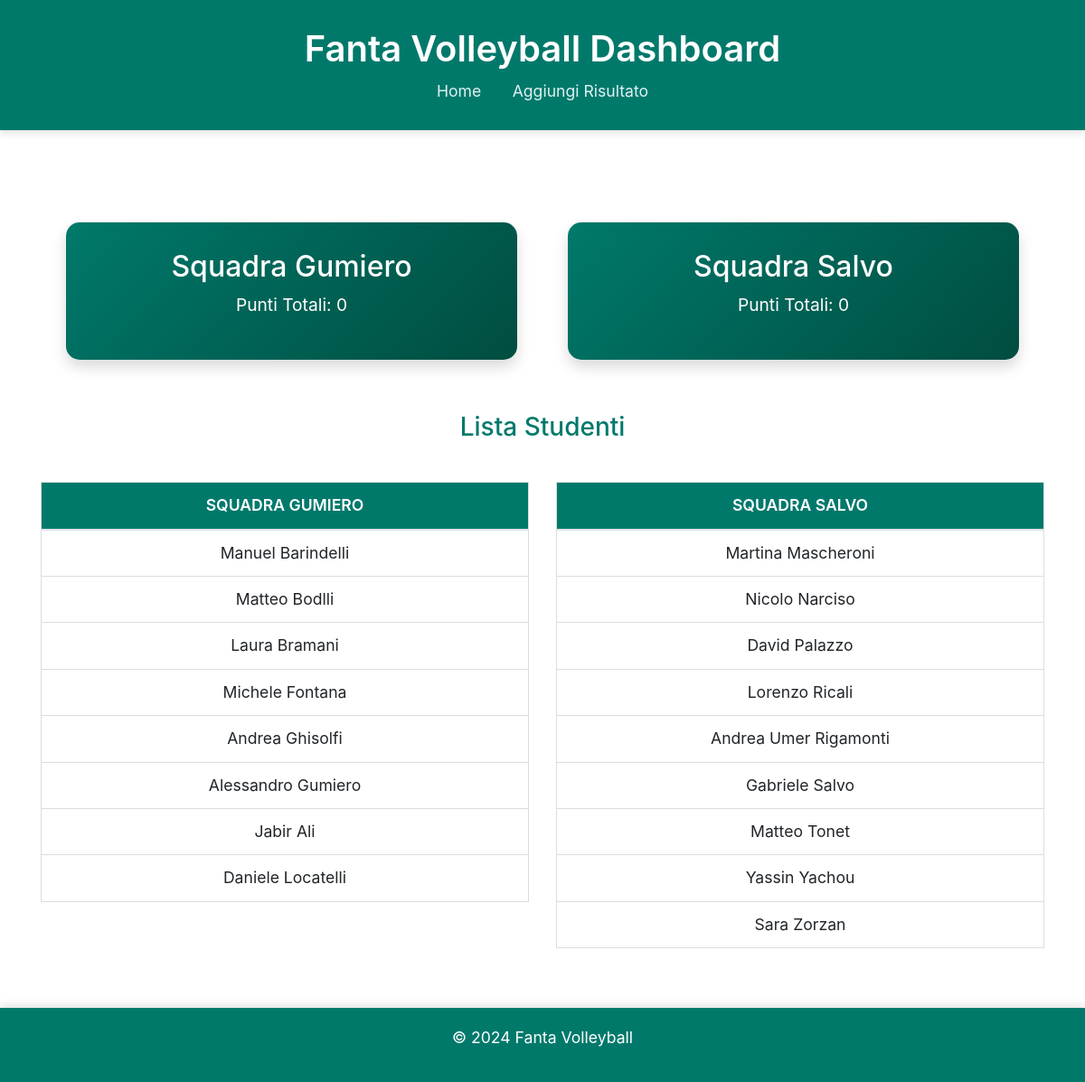
The page / on the database its author committed.
### app.py (models this page shows)
class Squad(db.Model):
    id = db.Column(db.Integer, primary_key=True)
    name = db.Column(db.String(50), nullable=False)
    total_points = db.Column(db.Integer, default=0)

class Student(db.Model):
    id = db.Column(db.Integer, primary_key=True)
    name = db.Column(db.String(100), nullable=False)
    squad_id = db.Column(db.Integer, db.ForeignKey('squad.id'), nullable=False)
    played = db.Column(db.Boolean, default=False)
    total_points = db.Column(db.Integer, default=0)
    squad = db.relationship('Squad', backref='students')

### app.py (the view)
@app.route('/')
def dashboard():
    squads = Squad.query.all()
    students = Student.query.all()
    return render_template('dashboard.html', squads=squads, students=students)

### templates/dashboard.html (shortened to what this page needs)
<!DOCTYPE html>
<html lang="en">
<head>
    <link rel="stylesheet" href="{{ url_for('static', filename='styles.css') }}">
    <link rel="stylesheet" href="https://maxcdn.bootstrapcdn.com/bootstrap/4.5.2/css/bootstrap.min.css">
</head>
<body>
    <header>
        <h1>Fanta Volleyball Dashboard</h1>
        <nav>
            <a href="{{ url_for('dashboard') }}">Home</a>
            <a href="{{ url_for('add_game') }}">Aggiungi Risultato</a>
        </nav>
    </header>
    <main class="container mt-5">
        <div class="d-flex justify-content-around mt-4">
            <div class="squad-info">
                <h2>Squadra Gumiero</h2>
                <p>Punti Totali:
                    {{ squads[0].total_points if squads[0].name == "Squadra Gumiero" else squads[1].total_points }}
                </p>
            </div>
            <div class="squad-info">
                <h2>Squadra Salvo</h2>
                <p>Punti Totali:
                    {{ squads[1].total_points if squads[1].name == "Squadra Salvo" else squads[0].total_points }}
                </p>
            </div>
        </div>
        <h3 class="text-center mt-5 players-section">Lista Studenti</h3>
        <div class="row mt-4">
            <div class="col-md-6">
                <table class="table table-striped">
                    <thead>
                        <tr>
                            <th>Squadra Gumiero</th>
                        </tr>
                    </thead>
                    <tbody>
                        {% for student in students %}
                            {% if student.squad.name == "Squadra Gumiero" %}
                                <tr>
                                    <td>{{ student.name }}</td>
                                </tr>
                            {% endif %}
                        {% endfor %}
                    </tbody>
                </table>
            </div>
            <div class="col-md-6">
                <table class="table table-striped">
                    <thead>
                        <tr>
                            <th>Squadra Salvo</th>
                        </tr>
                    </thead>
                    <tbody>
                        {% for student in students %}
                            {% if student.squad.name == "Squadra Salvo" %}
                                <tr>
                                    <td>{{ student.name }}</td>
                                </tr>
                            {% endif %}
                        {% endfor %}
                    </tbody>
                </table>
            </div>
        </div>
    </main>
    <footer>
        <p>&copy; 2024 Fanta Volleyball</p>
    </footer>
</body>
</html>

### static/styles.css (style rules this page uses)
* { margin: 0; padding: 0; box-sizing: border-box; }
body { font-family: 'Arial', sans-serif; color: #333; background-color: #f1f1f1; display: flex; flex-direction: column; min-height: 100vh; margin: 0; }
header { background-color: #00796b; color: #fff; padding: 30px; text-align: center; box-shadow: 0 4px 8px rgba(0, 0, 0, 0.1); }
header h1 { font-size: 2.5em; font-weight: 600; margin-bottom: 10px; }
header nav a { color: #e0f2f1; text-decoration: none; margin: 0 15px; font-size: 1.1em; }
main { padding: 20px; flex: 1; }
h3 { margin-top: 20px; color: #00796b; }
.squad-info { display: inline-block; padding: 30px; border-radius: 15px; margin: 10px; background: linear-gradient(135deg, #00796b, #004d40); box-shadow: 0 8px 16px rgba(0, 0, 0, 0.15); width: 45%; color: white; text-align: center; transition: transform 0.3s ease; }
.squad-info p { font-size: 1.2em; }
table { width: 100%; border-collapse: collapse; margin-top: 20px; }
table th, table td { border: 1px solid #ddd; padding: 15px; text-align: center; font-size: 1.1em; transition: background-color 0.3s ease, transform 0.2s ease; }
table th { background-color: #00796b; color: #fff; font-weight: 600; text-transform: uppercase; }
table tbody tr:nth-child(even) { background-color: #f9f9f9; }
table td { background-color: #fff; }
footer { background-color: #00796b; color: #fff; text-align: center; padding: 20px; font-size: 1.1em; margin-top: 30px; box-shadow: 0 -4px 8px rgba(0, 0, 0, 0.1); }

### rows shown on the page
Squad: name+total_points "0"
Squad: name+total_points "0"
Student: name "Manuel Barindelli"
Student: name "Matteo Bodlli"
Student: name "Laura Bramani"
Student: name "Michele Fontana"
Student: name "Andrea Ghisolfi"
Student: name "Alessandro Gumiero"
Student: name "Jabir Ali"
Student: name "Daniele Locatelli"
Student: name "Martina Mascheroni"
Student: name "Nicolo Narciso"
Student: name "David Palazzo"
Student: name "Lorenzo Ricali"
Student: name "Andrea Umer Rigamonti"
Student: name "Gabriele Salvo"
Student: name "Matteo Tonet"
Student: name "Yassin Yachou"
Student: name "Sara Zorzan"
